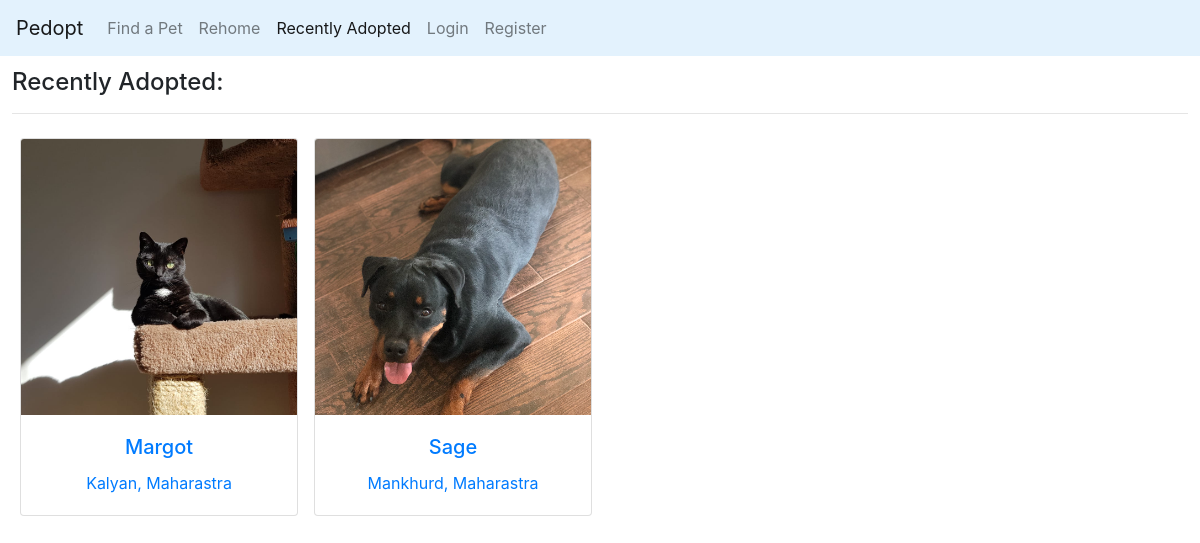
The app's page /adopted with its own data.
### pedopt/models.py (models this page shows, shortened)
class Pet(models.Model):
    name = models.CharField(max_length=256)
    image = models.ImageField(upload_to="images/")
    owner = models.ForeignKey(User, on_delete=models.CASCADE, related_name="owner")
    genders = (("Male", "Male"), ("Female", "Female"))
    sex = models.CharField(max_length=10, choices=genders)
    zip_code = models.IntegerField()
    city = models.CharField(max_length=256)
    state = models.CharField(max_length=256)
    age_groups = (("Young", "Young"), ("Adult", "Adult"), ("Senior", "Senior"))
    age_group = models.CharField(max_length=6, choices=age_groups)
    types = (("Dog", "Dog"), ("Cat", "Cat"), ("Other", "Other"))
    pet_type = models.CharField(max_length=256, choices=types)
    about = models.CharField(max_length=1024)
    added_at = models.DateTimeField(auto_now_add=True)
    adopted = models.BooleanField(default=False)
    class Meta:
        ordering = ['-added_at']

### pedopt/views.py (the view)
# urls.py: path("adopted", views.adopted, name="adopted"),
def adopted(request):
    try:
        pets = Pet.objects.filter(adopted=True)
        p = Paginator(pets, 12)
        current_page_no = int(request.GET.get("page") or 1)
        current_page = p.page(current_page_no)
    except Exception as e:
        print(e)
        return render(request, "pedopt/get_pet.html", {
            "message": "Some error occured, Please try again."
            })
    return render(request, "pedopt/adopted.html", {
        "p": p,
        "current_page": current_page_no,
        "pets": current_page,
        "range": max(p.page_range),
        "has_next": current_page.has_next(),
        "has_previous": current_page.has_previous(),
        })

### pedopt/templates/pedopt/adopted.html (shortened to what this page needs)
{% extends "pedopt/layout.html" %}
{% block body %}
{% if pets %}
<div style="margin: 1%">
<h4>Recently Adopted:</h4>
<hr>
</div>
<div class="row" style="margin: 1%">
{% for pet in pets %}
    <div class="col-sm-12 col-md-3 col-lg-3" style="padding: 8px;">
      <a href="{% url 'pet' pet.id %}" style="text-decoration: none;">
      <div class="card text-center">
        <img src="{{ pet.image.url }}" style="max-height: 400px"  class="card-img-top" alt="...">
        <div class="card-body">
          <h5 class="card-title">{{ pet.name }}</h5>
          <p class="card-text">{{ pet.city|title }}, {{ pet.state|title }}</p>
        </div>
      </div>
    </a>
    </div>
{% endfor %}
  </div>
{% else %}
<div class="alert alert-warning">
No results found.
</div>
{% endif %}
{% endblock %}

### records on screen
Pet: image (picture), name "Margot", city "Kalyan", state "Maharastra"
Pet: image (picture), name "Sage", city "Mankhurd", state "Maharastra"
